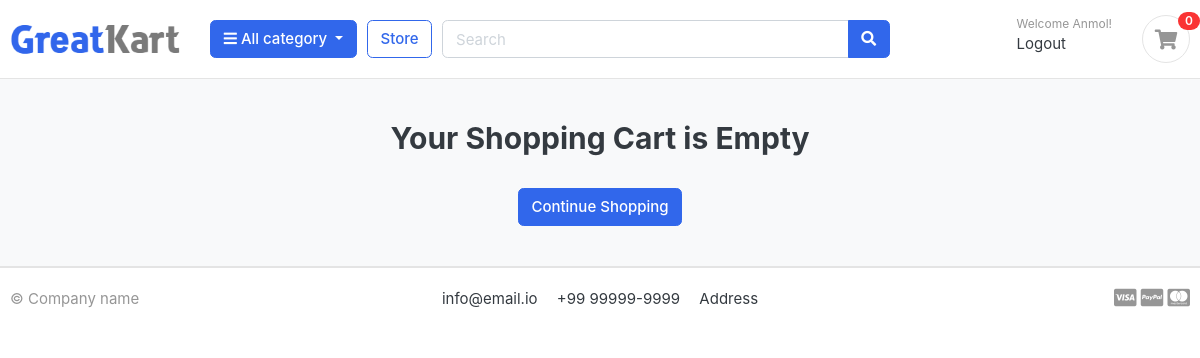
Before: /cart/ (signed in) with the older database file.
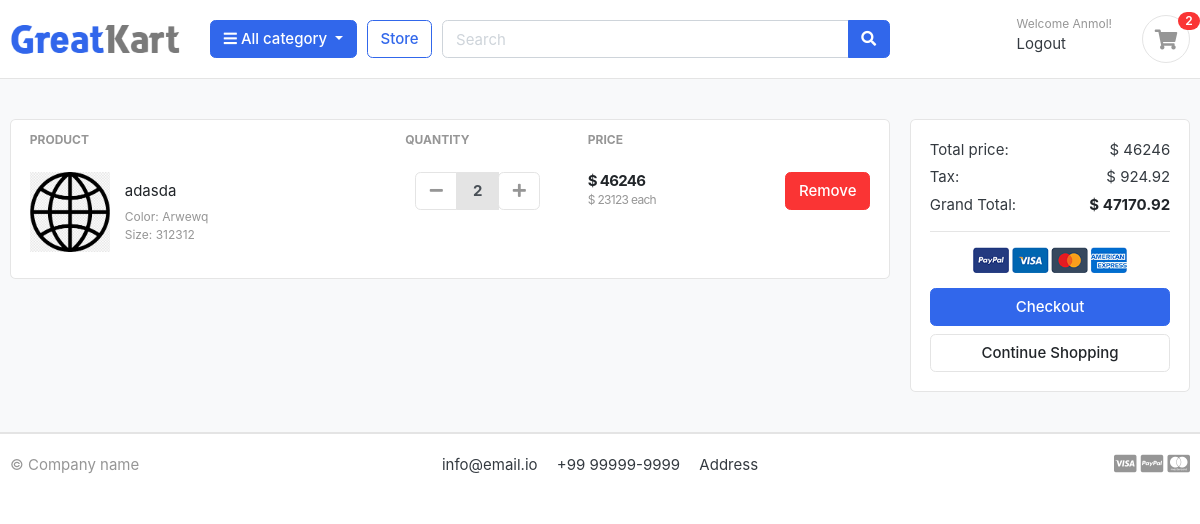
After: the same page with the newer database file.
### carts/models.py (models this page shows, shortened)
class CartItem(models.Model):
    user        = models.ForeignKey(Account, on_delete=models.CASCADE, null=True)
    product     = models.ForeignKey(Product, on_delete=models.CASCADE)
    variations  = models.ManyToManyField(Variation, blank=True)
    cart        = models.ForeignKey(Cart, on_delete=models.CASCADE, null=True)
    quantity    = models.IntegerField()
    is_active   = models.BooleanField(default=True)
    def sub_total(self):
        return self.product.price * self.quantity

### store/models.py (models this page shows, shortened)
class Product(models.Model):
    product_name    = models.CharField(max_length=200, unique=True)
    slug            = models.SlugField(max_length=200, unique=True)
    description     = models.TextField(max_length=500, blank=True)
    price           = models.IntegerField()
    image           = models.ImageField(upload_to='products/images/', blank=True, null=True)
    stock           = models.IntegerField()
    is_available    = models.BooleanField(default=True)
    category        = models.ForeignKey(Category, on_delete=models.CASCADE)
    created_date    = models.DateTimeField(auto_now_add=True)
    modified_date   = models.DateTimeField(auto_now=True)
    def get_url(self):
        return reverse('product_detail', args=[self.category.slug, self.slug])

class Variation(models.Model):
    product             = models.ForeignKey(Product, on_delete=models.CASCADE)
    variation_category  = models.CharField(max_length=100, choices=variation_category_choice)
    variation_value     = models.CharField(max_length=100)
    is_active           = models.BooleanField(default=True)
    created_date        = models.DateTimeField(auto_now=True)
    objects = VariationManager()

### carts/views.py (the view)
# urls.py: path('', views.cart, name='cart'),
def cart(request, total=0, quantity=0, cart_items=None):
    try:
        tax = 0
        grand_total = 0
        if request.user.is_authenticated:
            cart_items = CartItem.objects.filter(user=request.user, is_active=True)
        else:
            cart = Cart.objects.get(cart_id=_cart_id(request))
            cart_items = CartItem.objects.filter(cart=cart, is_active=True)
        for cart_item in cart_items:
            total += (cart_item.product.price * cart_item.quantity)
            quantity += cart_item.quantity
        tax = (2 * total) / 100
        grand_total = total + tax
    except ObjectDoesNotExist:
        pass
    context = {
        'total': total,
        'quantity': quantity,
        'cart_items': cart_items,
        'tax': tax,
        'grand_total': grand_total,
    }
    return render(request, 'store/cart.html', context)

### carts/context_processors.py (called while the page is built)
def counter(request):
    cart_count = 0
    if 'admin' in request.path:
        return {}
    else:
        try:
            cart = Cart.objects.filter(cart_id=_cart_id(request))
            if request.user.is_authenticated:
                cart_items = CartItem.objects.all().filter(user=request.user)
            else:
                cart_items = CartItem.objects.all().filter(cart=cart[:1])
            for cart_item in cart_items:
                cart_count = cart_count + cart_item.quantity
        except Cart.DoesNotExist:
            cart_count = 0
    return dict(cart_count=cart_count)

### carts/views.py (called while the page is built)
def _cart_id(request):
    cart = request.session.session_key
    if not cart:
        cart = request.session.create()
    return cart

### category/context_processors.py (called while the page is built)
def menu_links(request):
    links = Category.objects.all()
    return dict(links=links)

### category/models.py (called while the page is built)
    def get_url(self):
        return reverse('products_by_category', args=[self.slug])

### templates/store/cart.html (shortened to what the changed rows need)
{% extends 'base.html' %}
{% load static %}
{% block content %}
<section class="section-content padding-y bg">
  <div class="container">
    {% if not cart_items %}
    <h2 class="text-center">Your Shopping Cart is Empty</h2>
    <br>
    <div class="text-center">
      <a href="{% url 'store' %}" class="btn btn-primary">Continue Shopping</a>
    </div>
    {% else %}
    <div class="row">
      <aside class="col-lg-9">
        <div class="card">
          <table class="table table-borderless table-shopping-cart">
            <thead class="text-muted">
              <tr class="small text-uppercase">
                <th scope="col">Product</th>
                <th scope="col" width="120">Quantity</th>
                <th scope="col" width="120">Price</th>
                <th scope="col" class="text-right" width="200"></th>
              </tr>
            </thead>
            <tbody>
              {% for cart_item in cart_items %}
              <tr>
                <td>
                  <figure class="itemside align-items-center">
                    <div class="aside">
                      <img src="{{ cart_item.product.image.url }}" class="img-sm" alt="{{ cart_item.product.product_name }}" />
                    </div>
                    <figcaption class="info">
                      <a href="{{ cart_item.product.get_url }}" class="title text-dark">
                        {{ cart_item.product.product_name }}
                      </a>
                      <p class="text-muted small">
                        {% if cart_item.variations.all %}
                          {% for item in cart_item.variations.all %}
                            {{ item.variation_category|capfirst }}: {{ item.variation_value|capfirst }}<br>
                          {% endfor %}
                        {% endif %}
                      </p>
                    </figcaption>
                  </figure>
                </td>
                <td>
                  <div class="col">
                    <div class="input-group input-spinner">
                      <div class="input-group-prepend">
                        <a href="{% url 'remove_cart' cart_item.product.id cart_item.id %}" class="btn btn-light" id="button-plus">
                          <i class="fa fa-minus"></i>
                        </a>
                      </div>
                      <input type="text" class="form-control" value="{{ cart_item.quantity }}" readonly />
                      <div class="input-group-append">
                        <form action="{% url 'add_cart' cart_item.product.id %}" method="post">
                          <button type="submit" class="btn btn-light" id="button-minus">
                            <i class="fa fa-plus"></i>
                          </button>
                        </form>
                      </div>
                    </div>
                  </div>
                </td>
                <td>
                  <div class="price-wrap">
                    <var class="price">$ {{ cart_item.sub_total }}</var>
                    <small class="text-muted">$ {{ cart_item.product.price }} each</small>
                  </div>
                </td>
                <td class="text-right">
                  <a href="{% url 'remove_cart_item' cart_item.product.id cart_item.id %}" onclick="return confirm('Are you sure you want to delete this item?')" class="btn btn-danger">
                    Remove
                  </a>
                </td>
              </tr>
              {% endfor %}
            </tbody>
          </table>
        </div>
      </aside>
      <aside class="col-lg-3">
        <div class="card">
          <div class="card-body">
            <dl class="dlist-align">
              <dt>Total price:</dt>
              <dd class="text-right">$ {{ total }}</dd>
            </dl>
            <dl class="dlist-align">
              <dt>Tax:</dt>
              <dd class="text-right">$ {{ tax }}</dd>
            </dl>
            <dl class="dlist-align">
              <dt>Grand Total:</dt>
              <dd class="text-right text-dark b"><strong>$ {{ grand_total }}</strong></dd>
            </dl>
            <hr />
            <p class="text-center mb-3">
              <img src="{% static 'images/misc/payments.png' %}" height="26" />
            </p>
            <a href="{% url 'checkout' %}" class="btn btn-primary btn-block">Checkout</a>
            <a href="{% url 'store' %}" class="btn btn-light btn-block">Continue Shopping</a>
          </div>
        </div>
      </aside>
    </div>
    {% endif %}
  </div>
</section>
{% endblock %}

### templates/includes/navbar.html (shortened to what this page needs)
{% load static %}
<header class="section-header">
  <section class="header-main border-bottom">
    <div class="container">
      <div class="row align-items-center">
        <div class="col-lg-2 col-md-3 col-6">
          <a href="{% url 'store' %}" class="brand-wrap">
            <img class="logo" src="{% static '.\images\logo.png' %}" />
          </a>
        </div>
        <div class="col-lg col-sm col-md col-6 flex-grow-0">
          <div class="category-wrap dropdown d-inline-block float-right">
            <button
              type="button"
              class="btn btn-primary dropdown-toggle"
              data-toggle="dropdown"
            >
              <i class="fa fa-bars"></i> All category
            </button>
          </div>
        </div>
        <a href="{% url 'store' %}" class="btn btn-outline-primary">Store</a>
        <div class="col-lg col-md-6 col-sm-12 col">
          <form action="{% url 'search' %}" class="search" method="get">
            <div class="input-group w-100">
              <input
                type="text"
                class="form-control"
                style="width: 60%"
                placeholder="Search"
                name="keyword"
              />
              <div class="input-group-append">
                <button class="btn btn-primary" type="submit">
                  <i class="fa fa-search"></i>
                </button>
              </div>
            </div>
          </form>
        </div>
        <div class="col-lg-3 col-sm-6 col-8 order-2 order-lg-3">
          <div class="d-flex justify-content-end mb-3 mb-lg-0">
            {% if user.id is None %}
            <div class="widget-header">
              <small class="title text-muted">Welcome guest!</small>
              <div>
                <a href="{% url 'login' %}">Sign in</a>
                <span class="dark-transp"> | </span>
                <a href="{% url 'register' %}"> Register</a>
              </div>
            </div>
            {% else %}
            <div class="widget-header">
              <small class="title text-muted"
                >Welcome {{user.first_name | capfirst }}!</small
              >
              <div>
                <a href="{% url 'logout' %}">Logout</a>
              </div>
            </div>
            {% endif %}
            <a href="{% url 'cart' %}" class="widget-header pl-3 ml-3">
              <div class="icon icon-sm rounded-circle border">
                <i class="fa fa-shopping-cart"></i>
              </div>
              <span class="badge badge-pill badge-danger notify"
                >{{cart_count}}</span
              >
            </a>
          </div>
        </div>
      </div>
    </div>
  </section>
</header>

Changed rows visible on the page:
added CartItem: product.image (picture), product.product_name "adasda", quantity "2", sub_total "46246", product.price "23123"
added Variation: variation_category "Color", variation_value "Arwewq"
added Variation: variation_category "Size", variation_value "312312"
Other visible differences:
{{ cart_count }}: "0" → "2"
{{ total }}: (not shown) → "46246"
{{ tax }}: (not shown) → "924.92"
{{ grand_total }}: (not shown) → "47170.92"
text no longer shown: "Your Shopping Cart is Empty"
text now shown: "PRODUCT QUANTITY PRICE Total price: $ Tax: $ Grand Total: $ Checkout"
